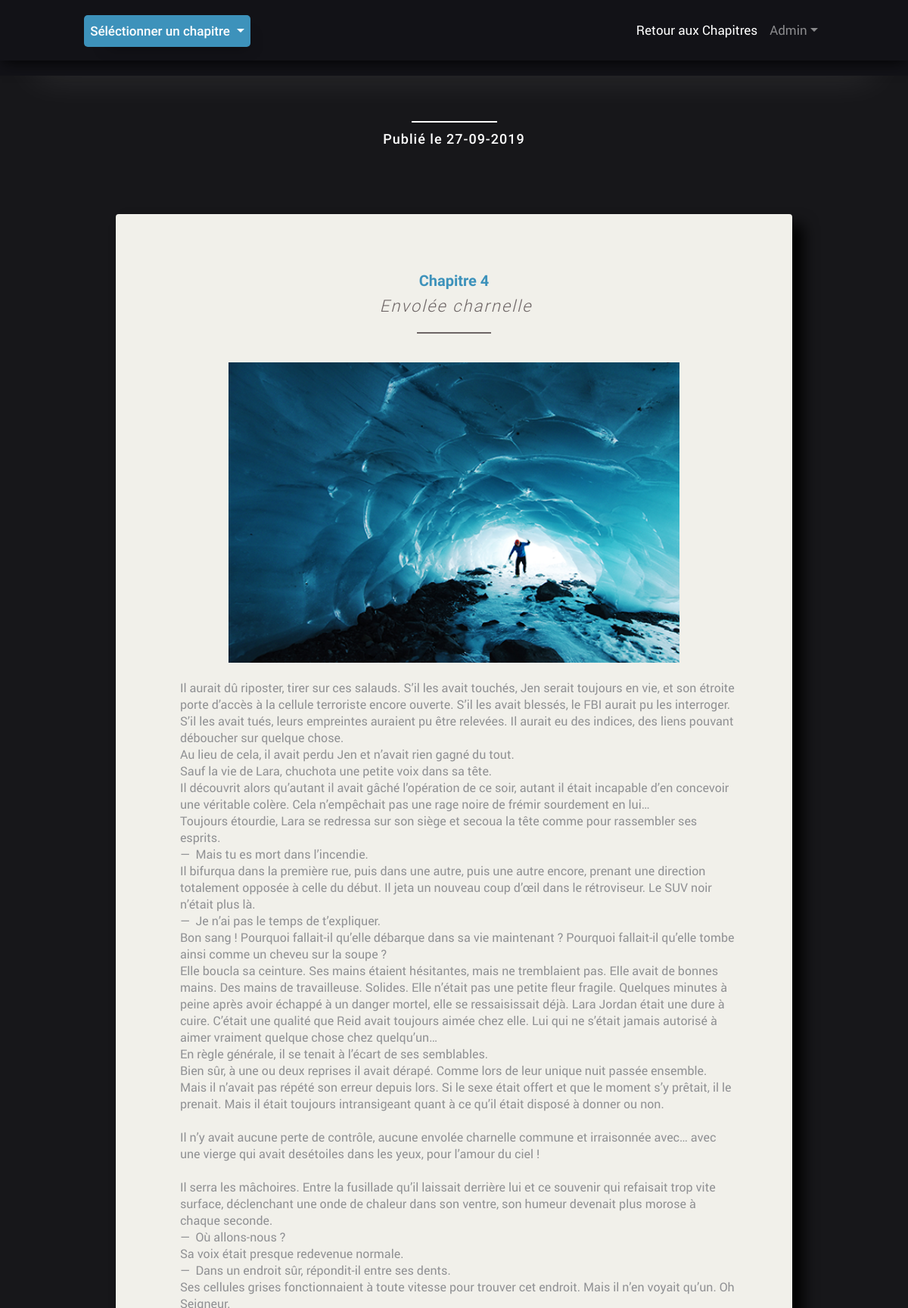
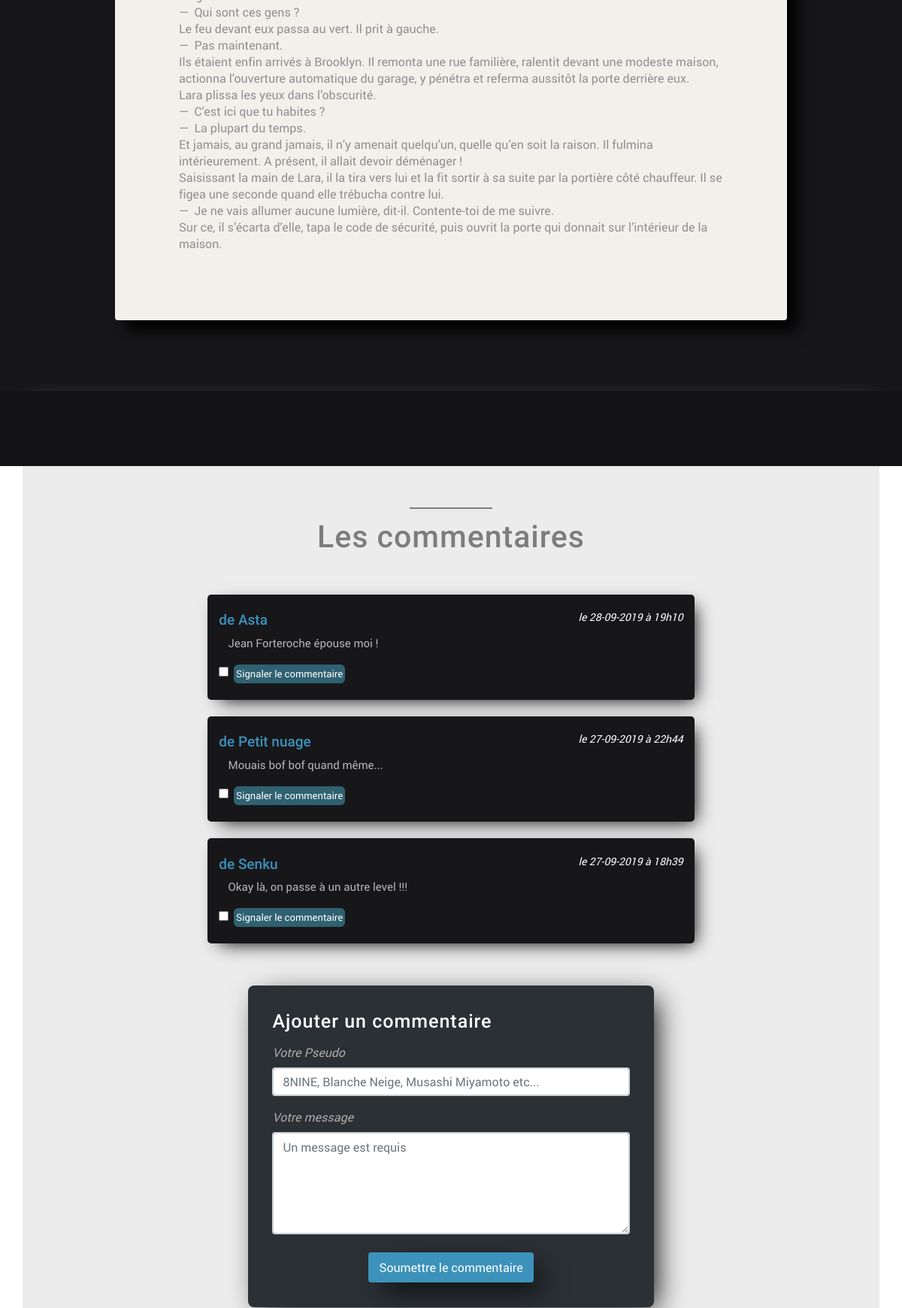
The app's page /index.php?action=Chapitre&idChapitre=4 (upper part) with its own data (2 pictures, top to bottom).
### tables this page shows
CREATE TABLE `chapitres` (
  `id_chapitre` int(11) NOT NULL,
  `numero` varchar(20) NOT NULL,
  `titre` varchar(255) NOT NULL,
  `date_creation` datetime NOT NULL,
  `date_publication` datetime NOT NULL DEFAULT CURRENT_TIMESTAMP,
  `statut` int(11) NOT NULL DEFAULT '0',
  `content_text` text NOT NULL,
  `img_name` text,
  `img_dest` text
);

CREATE TABLE `commentaires` (
  `id_comment` int(11) NOT NULL,
  `id_chapitre` int(11) NOT NULL,
  `pseudo` varchar(255) NOT NULL,
  `commentaire` text NOT NULL,
  `date_commentaire` datetime NOT NULL,
  `signal_com` varchar(3) NOT NULL DEFAULT 'non',
  `statut` int(11) NOT NULL DEFAULT '0'
);

### controller/ctrl-Frontend.php (called while the page is built, shortened)
<?php
require('model/ChapterManager.php');
require('model/CommentManager.php');
	function viewChapter($idChapitre)
		{
		    $signal_com = null;
			$chapterManager = new ChapterManager();
		    $chapter = $chapterManager->getChapter($idChapitre);
		    $commentManager = new CommentManager();
		    $comments = $commentManager->getComments($idChapitre);
			require 'view/frontend/chapitreView.php';
		}

### model/ChapterManager.php (called while the page is built, shortened)
<?php
class ChapterManager extends Manager
    {
        public function getChapter($idChapitre)
            {
                $db = $this->dbConnect();
                $chapter = $db->prepare('SELECT id_chapitre, numero, titre, content_text, img_dest, date_publication, DATE_FORMAT(date_publication, "%e-%m-%Y") AS date_publication_fra FROM chapitres WHERE id_chapitre = ?');
                $chapter->execute(array($idChapitre));
                if ($chapter->rowCount() == 1)
                    return $chapter->fetch();
                else
                    throw new Exception("Aucun chapitre ne correspond à l'identifiant '$idChapitre'");
            }
    }

### model/CommentManager.php (called while the page is built, shortened)
<?php
class CommentManager extends Manager
    {
        public function getComments($idChapitre)
            {
                $db = $this->dbConnect();
                $comments = $db->prepare('SELECT id_comment, id_chapitre, pseudo, commentaire, signal_com, date_commentaire, DATE_FORMAT(date_commentaire, "%e-%m-%Y à %Hh%i") AS date_commentaire_fra FROM commentaires WHERE id_chapitre = ? AND statut != 2 ORDER BY date_commentaire DESC');
                $comments->execute(array($idChapitre));
                return $comments;
            }
    }

### view/frontend/chapitreView.php (the view, shortened to what this page needs)
    <div id="chapitresSelectorContenair" class="btn-group">
        <button id="chapitresSelector" type="button" class="btn btn-info dropdown-toggle" data-toggle="dropdown" aria-haspopup="true" aria-expanded="false">
            Séléctionner un chapitre
        </button>
    </div>
    <li class="nav-item active">
        <a class="nav-link" href="<?='index.php?action=Chapitres'?>">Retour aux Chapitres</a>
    </li>
    <section id="bio">
        <div id="bioContenair" class="container">
            <hr>
                <?php if ($signal_com): ?>
                <div id="commentSignalOk" class="container">
                    <h2>Le commentaire que vous avez sélectionné a bien été signalé !</h2>
                    <h6>L'auteur va l'analyser de plus près dans les plus bref délais.</h6>
                    <a class="btn" href="<?='index.php?action=RetourChap&idChapitre=' .$chapter['id_chapitre']?>">Retour sur la page de votre chapitre</a>
                </div>
                <?php else: ?>
            <h5>Publié le <?php echo htmlspecialchars($chapter['date_publication_fra']); ?></h5>
            <div id="bioPart2" class="row">
                <div id="chapitre1" class="col-xs-12 col-lg-10">
                    <h4><?php echo htmlspecialchars($chapter['numero']); ?></h4>
                    <h6><?php echo htmlspecialchars($chapter['titre']); ?></h6>
                    <hr>
                    <?php
                        echo('<img style="width:80%" src="' . $chapter["img_dest"] . '">');
                    ?>
                    <div class="chapContent">
                        <p>
                            <?php echo nl2br(htmlspecialchars($chapter['content_text'])); ?>
                        </p>
                    </div>
                </div>
            </div>
        </div>
    </section>
    <section id="transition2"></section>
    <section id="lesCommentaires" class="container">
        <div id="commentairesContainer" class="container">
            <hr>
            <h2>Les commentaires</h2>
            <div class="row">
                <?php while ($data = $comments->fetch()): ?>
                   <div class="col-md-10 col-xl-7 commentaires">
                        <div class="row justify-content-between">
                            <div class="col-5">
                                <h4>de <?php echo htmlspecialchars($data['pseudo']); ?></h4>
                            </div>
                            <div class="col-4">
                                <h5>le <?php echo htmlspecialchars($data['date_commentaire_fra']); ?></h5>
                            </div>
                        </div>
                        <p><?php echo nl2br(htmlspecialchars($data['commentaire'])); ?></p>
                        <form action="<?='index.php?action=Signal-commentaire&idChapitre=' .$data['id_chapitre'] . '&idComment='.$data['id_comment']?>" method="post" class="col-12 needs-validation" novalidate>
                            <div class="row">
                                <div class="form-check">
                                    <input class="form-check-input" type="checkbox" value="" name="signal" required>
                                </div>
                                <span id="signalerComBtn">
                                    <input name="submitSignal" type="submit" value="Signaler le commentaire">
                                </span>
                            </div>
                        </form>
                    </div>
                <?php endwhile; ?>
            </div>
        </div>
        <div class="container">
            <form action="index.php?action=Ajout-commentaire&id=<?= $chapter['id_chapitre'] ?>" method="post" id="contenairForm" class="col-sm-12 col-md-9 col-lg-9 col-xl-6 m-auto needs-validation" novalidate>
                <h4>Ajouter un commentaire</h4>
                <div class="form-group">
                    <label for="pseudo">Votre Pseudo</label>
                    <input type="text" class="form-control" id="pseudo" name="pseudo" placeholder="8NINE, Blanche Neige, Musashi Miyamoto etc..." required>
                </div>
                <div class="form-group">
                    <label for="comment">Votre message</label>
                    <textarea class="form-control" id="comment" name="comment" placeholder="Un message est requis" rows="5" required></textarea>
                </div>
                <div id="btnContenair" class="container">
                    <input id="submitComment" name="submitCommentaire" type="submit" class="btn" value="Soumettre le commentaire">
                </div>
            </form>
        </div>
    <?php endif; ?>
    </section>
<?php require('template.php'); ?>

### records on screen
chapitres: numero "Chapitre 4", titre "Envolée charnelle", img_dest (picture), content_text "Il aurait dû riposter, tirer sur ces salauds. S’il les avait touchés, Jen serait toujours en vie, et son étroite porte d’accès à la cellule terroriste encore ouverte. S’il les avait blessés, le FBI aurait pu les interroger. S’il les avait tués, leurs empreintes auraient pu être relevées. Il aurait eu des indices, des liens pouvant déboucher sur quelque chose. Au lieu de cela, il avait perdu Jen et n’avait rien gagné du tout. Sauf la vie de Lara, chuchota une petite voix dans sa tête. Il découvrit alors qu’autant il avait gâché l’opération de ce soir, autant il était incapable d’en concevoir une véritable colère. Cela n’empêchait pas une rage noire de frémir sourdement en lui… Toujours…"
commentaires: pseudo "Asta", date_commentaire_fra "28-09-2019 à 19h10", commentaire "Jean Forteroche épouse moi !"
commentaires: pseudo "Petit nuage", date_commentaire_fra "27-09-2019 à 22h44", commentaire "Mouais bof bof quand même..."
commentaires: pseudo "Senku", date_commentaire_fra "27-09-2019 à 18h39", commentaire "Okay là, on passe à un autre level !!!"

### other values on screen
$chapter['date_publication_fra'] "27-09-2019"
